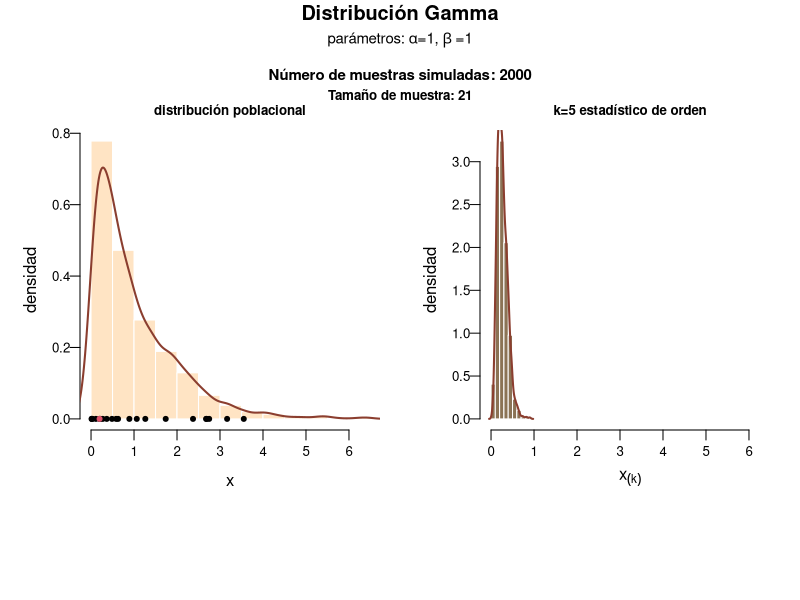

The R script that drew this image:
#======== Estadisticos de orden
if(1) {
#======
prob <- "Estadisticos de Orden"
cat(paste("\n",prob,":\n"))

ev <- function (x) return(eval(parse(text = x)))

N <- 2000        # Numero de simulaciones
n <- m <- 21    # taman~o de muestra

k <- 5     # estadistico de orden desead
if(k < 1 | k > n) stop("\n*Estadístico de orden fuera de rango!")

x <- rep(NA,N)

#   Leyes de Probabilidad
# 1 = binomial
# 2 = poisson
# 3 = uniforme
# 4 = normal
# 5 = gamma
ley <- 5
ley <- ifelse(ley == c(1,2,3,4,5),1,0)

if(ley[1]) {
LeyProb <-  "Distribución Binomial"
Nn <- 15
p <- 0.3
mtitle <- substitute("par?metros: "*N*"="*Nn*", "*P*" ="*p,
            list(N=quote(n),Nn=Nn,P=quote(p),p=p))
leyProb <- "rbinom(n,Nn,p)"

for(i in seq(N)) x[i] <- sort(ev(leyProb))[k]
}

if(ley[2]) {
LeyProb <-  "Distribución Poisson"
lambda <- 3
mtitle <- substitute("par?metro: "*Lambda*"="*lambda,
                list(Lambda=quote(lambda),lambda=lambda))
leyProb <- "rpois(n,lambda)"

for(i in seq(N)) x[i] <- sort(ev(leyProb))[k]
}

if(ley[3]) {
LeyProb <-  "Distribución Uniforme"
a <- 1
b <- 2
mtitle <- substitute("par?metros: "*A*"="*a*", "*B*" ="*b,
            list(A=quote(a),a=a,B=quote(b),b=b))
leyProb <- "runif(n,a,b)"

for(i in seq(N)) x[i] <- sort(ev(leyProb))[k]
}

if(ley[4]) {
LeyProb <-  "Distribución Normal"
mu <- 1
sigma <- 1
mtitle <- substitute("par?metros: "*Mu*"="*mu*", "*Sigma*" ="*sigma,
            list(Mu=quote(mu),mu=mu,Sigma=quote(sigma),sigma=sigma))
leyProb <- "rnorm(n,mu,sigma)"

for(i in seq(N)) x[i] <- sort(ev(leyProb))[k]
}

if(ley[5]) {
LeyProb <-  "Distribución Gamma"
alpha <- 1  
beta <- 1
mx=2
mtitle <- substitute("parámetros: "*Alpha*"="*alpha*", "*Beta*" ="*beta,
            list(Alpha=quote(alpha),alpha=alpha,Beta=quote(beta),beta=beta))
leyProb <- "rgamma(n,alpha,beta)"

for(i in seq(N)) x[i] <- sort(ev(leyProb))[k]
}

opar <- par(no.readonly=TRUE)
par(mfrow=c(1,2),mar=c(4,4,2,1),mgp=c(2,.5,0),oma=c(2,0,2,0),pty="s",
    cex=1,cex.axis=0.8,las=1)

n <- N
xlab <- "x"
mlab <- paste("distribución poblacional")
y <- ev(leyProb)
xlim <- range(y)
hist(y,probability=TRUE,xlim=xlim,
    border="white",col="bisque",
    xlab=xlab,ylab="densidad",main=mlab,cex.main=0.8)
if(which(ley==1)>2) lines(density(y),xlim=xlim,lwd=2,col="coral4")
points(y <- sample(y,m),rep(0,m), pch=20, cex=1)
points(sort(y)[k],0, pch=20, cex=1, col=2)

xlab <- expression(x[(k)])
mlab <- paste("k=",k," estadístico de orden",sep="")
hist(x,probability=TRUE,xlim=xlim,
    border="white",col="burlywood4",
    xlab=xlab,ylab="densidad",main=mlab,cex.main=0.8)
if(which(ley==1)>2) lines(density(x),xlim=xlim,lwd=2,col="coral4")

title(LeyProb,line=1,outer=TRUE)
title(mtitle,cex.main=0.9,line=0,outer=TRUE)
title(paste("Número de muestras simuladas:",N),cex.main=0.9,line=-2,outer=TRUE)
title(paste("Tamaño de muestra:",m),cex.main=0.8,line=-3,outer=TRUE)

par(opar)
#rm(list=ls())
#======
}
#=================================


